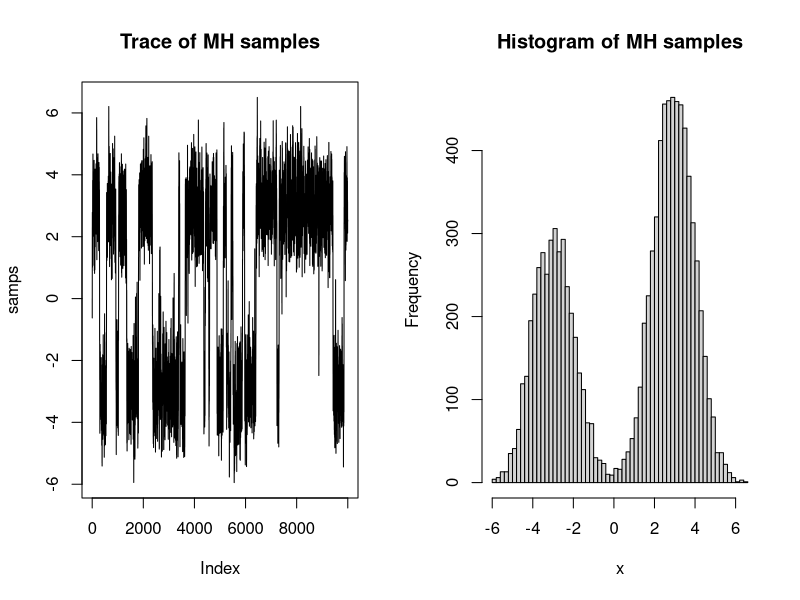

Here is the R script that generated this plot:
# Simple MCMC demos: AR(1) generator, batch means MCSE, and a basic Metropolis-Hastings sampler

# AR(1) generator and batch means example
ar1 <- function(m, rho, tau) {
  rho * m + rnorm(1, 0, tau)
}

ar1.gen <- function(mc, p, rho, tau) {
  loc <- length(mc)
  junk <- double(p)
  mc <- append(mc, junk)
  for(i in 1:p){
    j <- i + loc - 1
    mc[(j+1)] <- ar1(mc[j], rho, tau)
  }
  return(mc)
}

# Example use: simulate and compute batch means-based MCSE
set.seed(20)
rho <- 0.95
tau <- 1
out <- 0
start <- 1000
r <- 1000
out <- ar1.gen(out, start, rho, tau)

# compute batch means manually
batch_means <- function(x, b){
  n <- length(x)
  a <- floor(n / b)
  means <- sapply(0:(a-1), function(k) mean(x[(k*b + 1):((k+1)*b)]))
  return(list(means = means, a = a))
}

b <- 50  # batch size (example)
bm <- batch_means(out, b)
emp_var <- var(bm$means)
# est of asymptotic variance sigma^2 approx = b * emp_var
sigma2_hat <- b * emp_var
cat('Estimated asymptotic variance sigma^2_hat =', sigma2_hat, '\n')

# Basic Metropolis-Hastings sampler for a target density f (unnormalized)
metropolis_hastings <- function(n_iter, x0, prop_sd, log_target){
  x <- numeric(n_iter)
  x[1] <- x0
  for(t in 2:n_iter){
    cand <- rnorm(1, mean = x[t-1], sd = prop_sd)
    log_r <- log_target(cand) - log_target(x[t-1])  # symmetric proposal cancels
    if(log(runif(1)) < log_r){
      x[t] <- cand
    } else {
      x[t] <- x[t-1]
    }
  }
  return(x)
}

# Example: sample from a bimodal target f(x) = 0.3*N(-3,1) + 0.7*N(3,1)
log_target_bimodal <- function(x){
  log(0.3 * dnorm(x, -3, 1) + 0.7 * dnorm(x, 3, 1))
}

set.seed(1)
samps <- metropolis_hastings(10000, 0, 1.0, log_target_bimodal)
cat('Acceptance rate (approx):', mean(diff(samps) != 0), '\n')

# quick diagnostic: trace and histogram
par(mfrow = c(1,2))
plot(samps, type='l', main='Trace of MH samples')
hist(samps, breaks = 50, main='Histogram of MH samples', xlab='x')
par(mfrow = c(1,1))